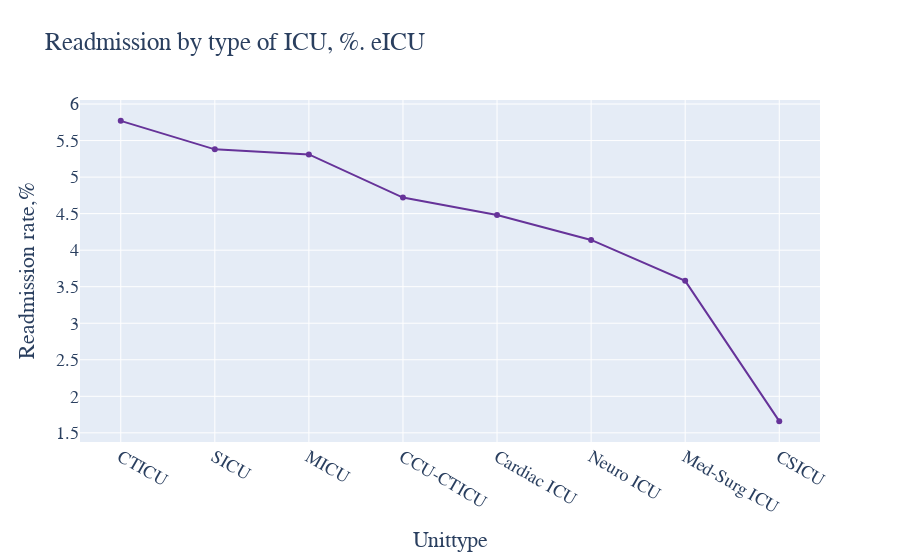

The notebook cell saved with this chart:
### Code cell
fig = go.Figure()

fig.add_trace(go.Scatter(
    x=readmission_rate_by_unittype_eICU_plot['unittype'],
    y=readmission_rate_by_unittype_eICU_plot['perc'],
    line=dict(color="RebeccaPurple"),
    connectgaps=True # override default to connect the gaps
))

fig.update_layout(
    title="Readmission by type of ICU, %. eICU",
    xaxis_title="Unittype",
    yaxis_title="Readmission rate,%",
    font=dict(
        family="Courier New, monospace",
        size=18,
        #
    )
)

### Figure 1 — Plotly figure (JSON) as saved in the notebook; plotly's stock layout.template omitted (floating-point values rounded to 4 significant figures)
{"data": [{"connectgaps": true, "line": {"color": "RebeccaPurple"}, "type": "scatter", "x": ["CTICU", "SICU", "MICU", "CCU-CTICU", "Cardiac ICU", "Neuro ICU", "Med-Surg ICU", "CSICU"], "y": [5.77, 5.38, 5.31, 4.72, 4.48, 4.14, 3.58, 1.66]}], "layout": {"autosize": true, "font": {"family": "Courier New, monospace", "size": 18}, "title": {"text": "Readmission by type of ICU, %. eICU"}, "xaxis": {"autorange": true, "range": [-0.3995, 7.4], "title": {"text": "Unittype"}, "type": "category"}, "yaxis": {"autorange": true, "range": [1.321, 6.109], "title": {"text": "Readmission rate,%"}, "type": "linear"}}}
